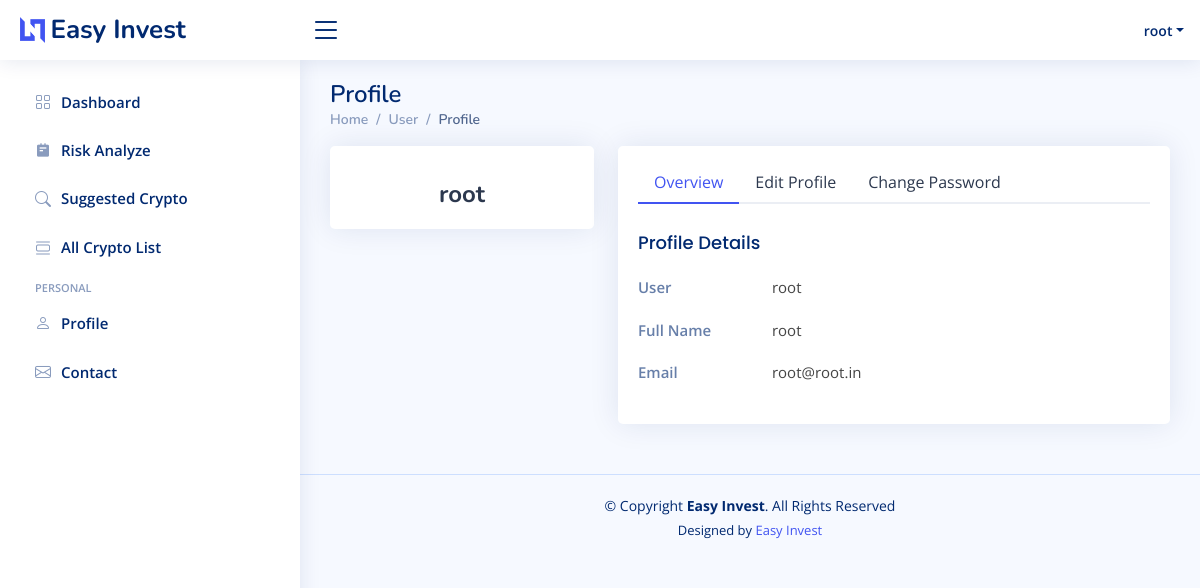
The page /profile.php (signed in) on the database its author committed.
### tables this page shows
CREATE TABLE `register_user1` (
  `user_id` varchar(20) NOT NULL,
  `myname` text NOT NULL,
  `myemail` varchar(30) NOT NULL,
  `myusername` varchar(20) NOT NULL,
  `mypassword` varchar(100) NOT NULL
);

### inc/config.php (called while the page is built, shortened)
<?php
		$tb_login = "register_user1";
?>

### profile.php (the view, shortened to what this page needs)
<?php
require_once('inc/config.php');
$myusername = $_SESSION['username'];
$sql = "SELECT * FROM $tb_login WHERE myusername = '$myusername'";
$res = mysqli_query($con, $sql);
$val = mysqli_fetch_assoc($res);
?>
<!DOCTYPE html>
<html lang="en">
<head>
  <?php require_once('page/head.php'); ?>
</head>
<body>
  <?php require_once('page/header.php'); ?>
  <?php require_once('page/sidebar.php'); ?>
  <main id="main" class="main">
    <div class="pagetitle">
      <h1>Profile</h1>
      <nav>
        <ol class="breadcrumb">
          <li class="breadcrumb-item"><a href="index.html">Home</a></li>
          <li class="breadcrumb-item">User</li>
          <li class="breadcrumb-item"><a href="profile.php" class="active">Profile</a></li>
        </ol>
      </nav>
    </div>
    <section class="section profile">
      <div class="row">
        <div class="col-xl-4">
          <div class="card">
            <div class="card-body profile-card pt-4 d-flex flex-column align-items-center">
              <h2><?php echo $val['myname']; ?></h2>
            </div>
          </div>
        </div>
        <div class="col-xl-8">
          <div class="card">
            <div class="card-body pt-3">
              <ul class="nav nav-tabs nav-tabs-bordered">
                <li class="nav-item">
                  <button class="nav-link active" data-bs-toggle="tab" data-bs-target="#profile-overview">Overview</button>
                </li>
                <li class="nav-item">
                  <button class="nav-link" data-bs-toggle="tab" data-bs-target="#profile-edit">Edit Profile</button>
                </li>
                <li class="nav-item">
                  <button class="nav-link" data-bs-toggle="tab" data-bs-target="#profile-change-password">Change Password</button>
                </li>
              </ul>
              <div class="tab-content pt-2">
                <div class="tab-pane fade show active profile-overview" id="profile-overview">
                  <h5 class="card-title">Profile Details</h5>
                  <div class="row">
                    <div class="col-lg-3 col-md-4 label ">User</div>
                    <div class="col-lg-9 col-md-8"><?php echo $val['myusername']; ?></div>
                  </div>
                  <div class="row">
                    <div class="col-lg-3 col-md-4 label ">Full Name</div>
                    <div class="col-lg-9 col-md-8"><?php echo $val['myname']; ?></div>
                  </div>
                  <div class="row">
                    <div class="col-lg-3 col-md-4 label">Email</div>
                    <div class="col-lg-9 col-md-8"><?php echo $val['myemail']; ?></div>
                  </div>
                </div>
              </div>
            </div>
          </div>
        </div>
      </div>
    </section>
  </main>
  <?php require_once('page/footer.php'); ?>

### assets/css/style.css (style rules this page uses)
:root { scroll-behavior: smooth; }
body { font-family: "Open Sans", sans-serif; background: #f6f9ff; color: #444444; }
a { color: #4154f1; text-decoration: none; }
h1, h2, h3, h4, h5, h6 { font-family: "Nunito", sans-serif; }
#main { margin-top: 60px; padding: 20px 30px; transition: all 0.3s; }
.pagetitle { margin-bottom: 10px; }
.pagetitle h1 { font-size: 24px; margin-bottom: 0; font-weight: 600; color: #012970; }
.card { margin-bottom: 30px; border: none; border-radius: 5px; box-shadow: 0px 0 30px rgba(1, 41, 112, 0.1); overflow: hidden; }
.card-title { padding: 20px 0 15px 0; font-size: 18px; font-weight: 500; color: #012970; font-family: "Poppins", sans-serif; }
.card-body { padding: 0 20px 20px 20px; }
.breadcrumb { font-size: 14px; font-family: "Nunito", sans-serif; color: #899bbd; font-weight: 600; }
.breadcrumb a { color: #899bbd; transition: 0.3s; }
.breadcrumb .breadcrumb-item::before { color: #899bbd; }
.breadcrumb .active { color: #51678f; font-weight: 600; }
.nav-tabs-bordered { border-bottom: 2px solid #ebeef4; }
.nav-tabs-bordered .nav-link { margin-bottom: -2px; border: none; color: #2c384e; }
.nav-tabs-bordered .nav-link.active { background-color: #fff; color: #4154f1; border-bottom: 2px solid #4154f1; }
@media (min-width: 1200px) { #main, #footer { margin-left: 300px; } }
.profile .profile-card h2 { font-size: 24px; font-weight: 700; color: #2c384e; margin: 10px 0 0 0; }
.profile .profile-overview .row { margin-bottom: 20px; font-size: 15px; }
.profile .profile-overview .card-title { color: #012970; }
.profile .profile-overview .label { font-weight: 600; color: rgba(1, 41, 112, 0.6); }

### rows shown on the page
register_user1: myname "root", myusername "root", myemail "root@root.in"

### other values the page prints
$_SESSION['username'] "root"
